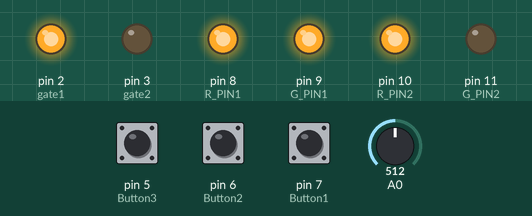
Bench run of a sketch on a simulated Arduino Uno, built with avr-gcc and run on an emulated ATmega328P. Shown: output pins drawn as LEDs (lit = HIGH). Inputs (shaded band) come from the test bench; at power-on: pin 5 (Button3) LOW, pin 6 (Button2) LOW, pin 7 (Button1) LOW, A0 = 512.

Above: at 0.1 s.
At 5.1 s:
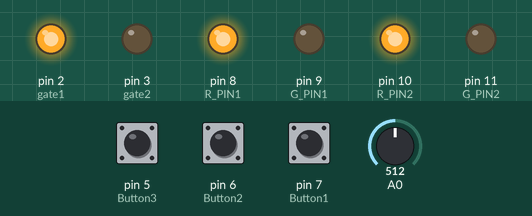
Timing chart, 0 to 6.6 s (numbered marks = the images above):
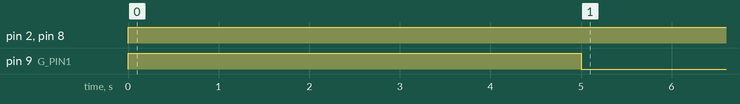

Measured:
- by itself, pin 2 (gate1), pin 8 (R_PIN1): LOW → HIGH at 0.00 s
- by itself, pin 9 (G_PIN1): LOW → HIGH at 0.00 s, → LOW 5.0 s later

The sketch:

TrafficLight4.ino
```cpp
/*
Задание 4.
@Petrov Ivan 2024
*/


short int Button3 = 5;  // пины кнопок для 1,2 и 3 светофора
short int Button2 = 6;
short int Button1 = 7;

short int R_PIN1 = 8;  //пины для красного и зеленого светодиода
short int G_PIN1 = 9;  //1,2 и 3 светофора
short int R_PIN2 = 10;
short int G_PIN2 = 11;
short int R_PIN3 = 12;
short int G_PIN3 = 13;

short int gate1 = 2;  //пины для заслонок 1,2 и 3 загона
short int gate2 = 3;
short int gate3 = 4;

int st_l=0;
int st_n=0;
bool st_Wolf=0;


short int St_last = 1;            //предыдущее состояние системы от 1 до 3
short int St_new = 1;             //новое состояние системы от 1 до 3
long unsigned int timeStnew = 0;  //время получения нового состояния с кнопки
long unsigned int tlast = 0;      //время начала текущего состояния
long unsigned int tYlast = 0;     //время наступления желтого режима светофора в текущем состоянии

long unsigned int firstTimeY = 0;  //счетчик одноразового включения желтого света
long unsigned int tWolf;
void setup() {
  pinMode(R_PIN1, OUTPUT);
  pinMode(G_PIN1, OUTPUT);


  pinMode(R_PIN2, OUTPUT);
  pinMode(G_PIN2, OUTPUT);

  pinMode(gate1, OUTPUT);
  pinMode(gate2, OUTPUT);

  pinMode(Button1, INPUT);
  pinMode(Button2, INPUT);
  pinMode(Button3, INPUT);

  //pinMode(13, OUTPUT);

  digitalWrite(gate1, 0);  // сначала работы программы все заслонки
  digitalWrite(gate2, 0);  // в закрытом положении
  digitalWrite(gate3, 0);
  ligthsInput(R_PIN1, G_PIN1, 1, 0);
  ligthsInput(R_PIN2, G_PIN2, 1, 0);
  ligthsInput(R_PIN3, G_PIN3, 1, 0);
}

void loop() {

  statusState();
  buttonCheck();
  WolfButton();
}

void WolfButton(){
  int buttn_n = analogRead(A0);
  if (buttn_n>0){
	st_n=1;
    if(st_n>st_l){
    st_Wolf=!st_Wolf;
      if (st_Wolf==1)
        tWolf=millis();
    }
  }
  else  st_n=0;
  st_l=st_n;
}


void ligthsInput(short int R_PIN, short int G_PIN, short int valR, short int valG) {

  digitalWrite(R_PIN, valR);  // Red pin signal
  digitalWrite(G_PIN, valG);  // Green pin signal
}
void buttonCheck() {
  short int But1 = digitalRead(Button1);
  if (But1 == HIGH && St_new != 1) {  //проверка повторного нажатия кнопки из загона
    St_new = 1;                       //получение нового состояния
  }
  short int But2 = digitalRead(Button2);
  if (But2 == HIGH && St_new != 2) {
    St_new = 2;
  }
  short int But3 = digitalRead(Button3);
  if (But3 == HIGH && St_new != 3) {
    St_new = 3;
  }
}

void statusState() {
  if (st_Wolf==false){
  if (millis() - tlast < 15000) {  //проверка, горит ли зеленый 15 секунд
    switch (St_last) {             //переход по текущему состоянию
      case 1:
        ligthsInput(R_PIN1, G_PIN1, 0, 1);  //включение зеленого света
        digitalWrite(gate1, 1); //открытие заслонки
        break;
      case 2:
        ligthsInput(R_PIN2, G_PIN2, 0, 1);
        digitalWrite(gate2, 1);
        break;
      case 3:
        ligthsInput(R_PIN3, G_PIN3, 0, 1);
        digitalWrite(gate3, 1);
        break;
    }
  }
  if (millis() - tlast > 15000 && St_new != St_last) {  //проверка условия горит ли зеленый больше 15 сек
                                                        // и изменилось ли состояние
    if (firstTimeY == 0) {                              // определяем время начала желтого света
      tYlast = millis();
      firstTimeY = 1;
    }
    if (millis() - tYlast < 5000) {  //загорание желтого цвета при условии,
                                     //что он еще не отгорел свои 5 секунд
      switch (St_last) {             //включение желтого света по текущему состоянию
        case 1:
          ligthsInput(R_PIN1, G_PIN1, 1, 1);
          break;
        case 2:
          ligthsInput(R_PIN2, G_PIN2, 1, 1);
          break;
        case 3:
          ligthsInput(R_PIN3, G_PIN3, 1, 1);
          break;
      }
    } else {
      switch (St_last) {  //если желтый свет отгорел, то все 3 светофора становятся красными
                          // но только при условии, что новое состояние отличается от текущего
        case 1:
          ligthsInput(R_PIN1, G_PIN1, 1, 0);
          digitalWrite(gate1, 0); //закрытие заслонки
          break;
        case 2:
          ligthsInput(R_PIN2, G_PIN2, 1, 0);
          digitalWrite(gate2, 0); //закрытие заслонки
          break;
        case 3:
          ligthsInput(R_PIN3, G_PIN3, 1, 0);
          digitalWrite(gate3, 0); //закрытие заслонки
          break;
      }
      firstTimeY = 0;    // обнуление переменной горения желтого
      St_last = St_new;  // переход к новому состоянию
      tlast = millis();  // обновление времени последнего состояния
    }
  }
  }
  else{
    if (millis() - tWolf < 5000){
        switch (St_last) {             //включение желтого света по текущему состоянию
        case 1:
          ligthsInput(R_PIN1, G_PIN1, 1, 1);
          break;
        case 2:
          ligthsInput(R_PIN2, G_PIN2, 1, 1);
          break;
        case 3:
          ligthsInput(R_PIN3, G_PIN3, 1, 1);
          break;
      		}
  		}
    if (millis() - tWolf > 5000){
        switch (St_last) {             //включение желтого света по текущему состоянию
        case 1:
          ligthsInput(R_PIN1, G_PIN1, 1, 0);
          break;
        case 2:
          ligthsInput(R_PIN2, G_PIN2, 1, 0);
          break;
        case 3:
          ligthsInput(R_PIN3, G_PIN3, 1, 0);
          break;
      		}
      firstTimeY = 0;    // обнуление переменной горения желтого
      St_last = St_new;  // переход к новому состоянию
      tlast = millis();  // обновление времени последнего состояния

  		}
}
}
```
